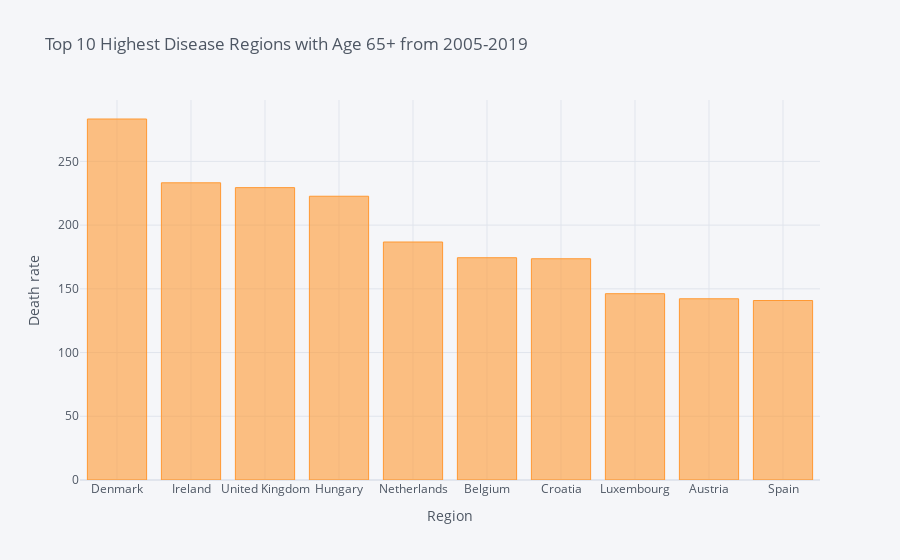

The cell this chart's notebook holds for it:
### Code cell
plt.figure(figsize=[40,19])
sdr_all_65 = sdr_master.loc[(sdr_master['SEX'] == 'ALL') & (sdr_master['AGE_GRP'] == "GTE65")]

sdr_country_65 = sdr_all_65.groupby('Country_long').mean()
sdr_country_65 = sdr_country_65.loc[:, 2005: 2019].mean(axis =1)

region10_65 = sdr_country_65.nlargest(n=10)

region10_65.iplot(kind='bar', xTitle='Region',
                   yTitle='Death rate', title='Top 10 Highest Disease Regions with Age 65+ from 2005-2019')

### Figure 1 — Plotly figure (JSON) as saved in the notebook; plotly's stock layout.template omitted (floating-point values rounded to 4 significant figures)
{"data": [{"marker": {"color": "rgba(255, 153, 51, 0.6)", "line": {"color": "rgba(255, 153, 51, 1.0)", "width": 1}}, "name": "None", "orientation": "v", "text": "", "type": "bar", "x": ["Denmark", "Ireland", "United Kingdom", "Hungary", "Netherlands", "Belgium", "Croatia", "Luxembourg", "Austria", "Spain"], "y": [283.3, 233.2, 229.4, 222.7, 186.8, 174.4, 173.6, 146.2, 142.2, 140.8]}], "layout": {"autosize": true, "legend": {"bgcolor": "#F5F6F9", "font": {"color": "#4D5663"}}, "paper_bgcolor": "#F5F6F9", "plot_bgcolor": "#F5F6F9", "title": {"font": {"color": "#4D5663"}, "text": "Top 10 Highest Disease Regions with Age 65+ from 2005-2019"}, "xaxis": {"autorange": true, "gridcolor": "#E1E5ED", "range": [-0.5, 9.5], "showgrid": true, "tickfont": {"color": "#4D5663"}, "title": {"font": {"color": "#4D5663"}, "text": "Region"}, "type": "category", "zerolinecolor": "#E1E5ED"}, "yaxis": {"autorange": true, "gridcolor": "#E1E5ED", "range": [0, 298.2], "showgrid": true, "tickfont": {"color": "#4D5663"}, "title": {"font": {"color": "#4D5663"}, "text": "Death rate"}, "type": "linear", "zerolinecolor": "#E1E5ED"}}}
